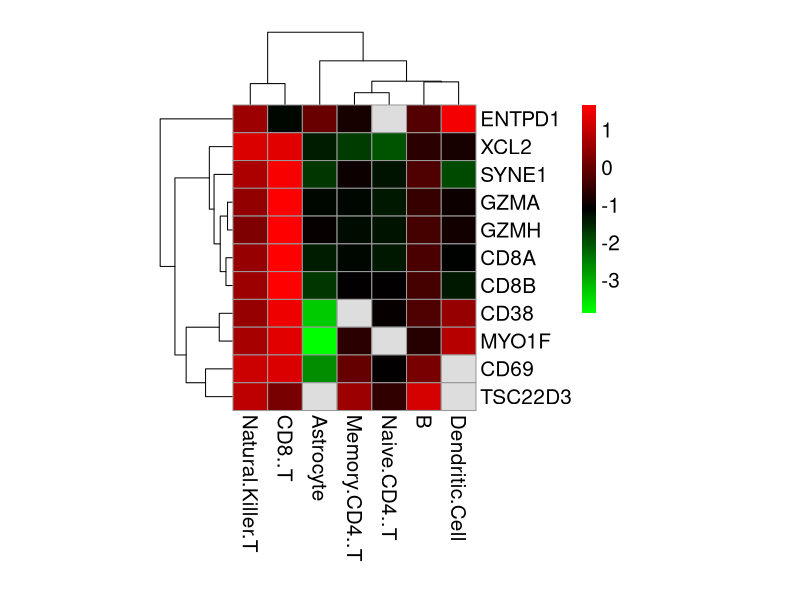

The R script that drew this image:
library(pheatmap)
setwd("~/geo/gse162498")
#pheatmap
mat<-read.table("genes11_pheatmap.txt", head=TRUE, row.names = 1, sep="\t", quote="")
x<-as.matrix(mat)
#x<-t(x)
pheatmap(log((x+1),2),cellwidth=25, cellheight=20, cluster_cols=T,cluster_rows = T, 
        color=colorRampPalette(c("green", "black", "red"))(100),fontsize=15)



